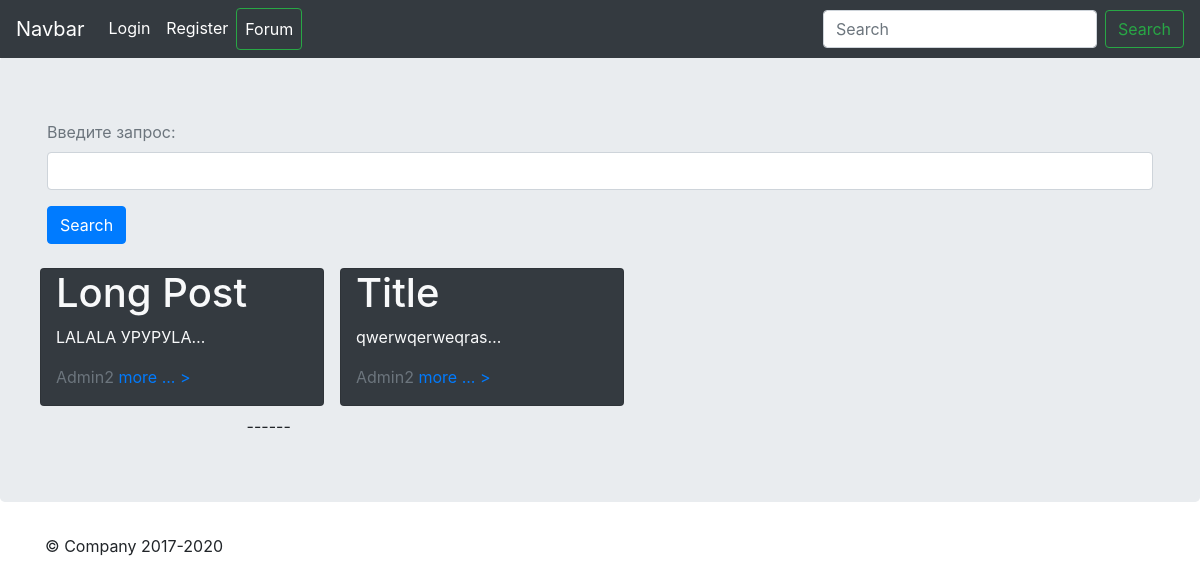
Before: /forum/ with the older database file.
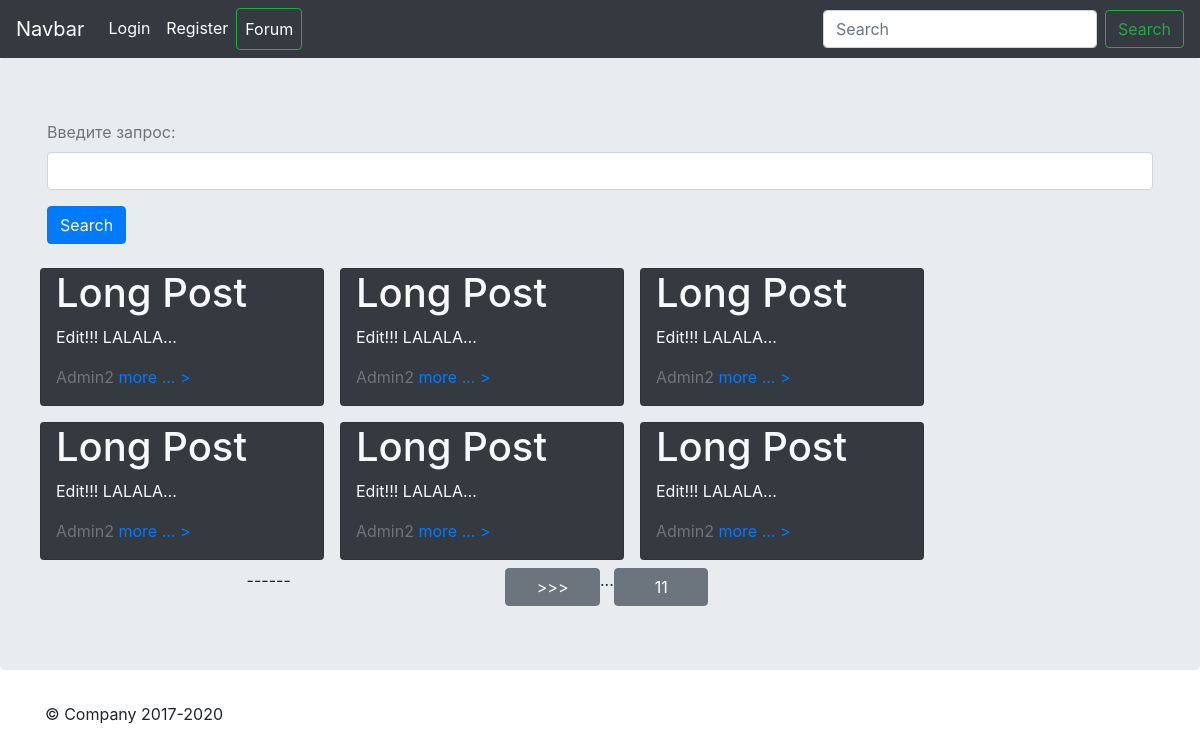
After: the same page with the newer database file.
### forum/models.py (models this page shows, shortened)
class Post(models.Model):
    title = models.CharField(max_length=255)
    content = models.TextField(max_length=2048)
    author = models.ForeignKey(User, on_delete=models.CASCADE, related_name='author')
    image = models.ImageField(
        upload_to='images/',
        null=True,
        blank=True,
        width_field='width_field',
        height_field='height_field'
    )
    height_field = models.IntegerField(default=0)
    width_field = models.IntegerField(default=0)
    timestamp = models.DateTimeField(auto_now=False, auto_now_add=True)
    updated = models.DateTimeField(auto_now=True, auto_now_add=False)
    draft = models.BooleanField(default=False)
    likes = models.ManyToManyField(User, related_name='like_list', null=True, blank=True)
    class Meta:
        ordering = ['-timestamp', '-updated']

### forum/views.py (the view, shortened to what this page needs)
# urls.py: path('', post_list, name='post_list'),
def post_list(request):
    data = {}
    all_posts = Post.objects.all()
    search = request.GET.get('search')
    print(search)
    paginator = Paginator(all_posts, 6)
    page_number = request.GET.get('page')
    page_obj = paginator.get_page(page_number)
    data['page_obj'] = page_obj
    return render(request, 'forum/post_list.html', context=data)

### templates/forum/post_list.html (shortened to what this page needs)
{% extends 'base.html' %}
{% load static %}
{% block content %}
<div class="jumbotron">
    <div class="container">
        <form class="form-group" action="" method="get">
            <label class="text-secondary" for="search">Введите запрос:</label>
            <input class="form-control text-primary" id="search" name="search" type="text">
            <input class="btn btn-primary mt-3" type="submit" value="Search">
        </form>
        <div class="row">
                {% for post in page_obj %}
                    {% if not post.draft or user == post.author   %}
                    <div class="card col-3 m-2 bg-dark text-light">
                        <h1>{{post.title}}</h1>
                        <p>{{ post.content | truncatechars:15}}</p>
                        <p>
                            <span class="text-secondary">{{post.author}}</span>
                            <a href="{% url 'post_details' post.id %}" class="text text-primary">more ... ></a>
                        </p>
                    </div>
                    {% endif %}
             {% endfor %}
            </div>
        <div class="row">
                    <div class="col-5 text-center"> ------ </div>
                    {% if page_obj.has_next %}
                        {% if page_obj.next_page_number  !=  page_obj.paginator.num_pages %}
                            <a href="?page={{page_obj.next_page_number}}&search={{search}}" class="btn btn-secondary col-1"> >>> </a>
                            ...
                        {% endif %}
                        <a href="?page={{page_obj.paginator.num_pages}}&search={{search}}" class="btn btn-secondary col-1"> {{page_obj.paginator.num_pages}} </a>
            {% endif %}
                </div>
    </div>
</div>
{% endblock content %}

Changed rows visible on the page:
no longer on this page (row edited): Post: title "Long Post", content "LALALA УРУРУLA…", author "Admin2"
no longer on this page (row unchanged): Post: title "Title", content "qwerwqerweqras…", author "Admin2"
added Post: title "Long Post", content "Edit!!! LALALA…", author "Admin2"
added Post: title "Long Post", content "Edit!!! LALALA…", author "Admin2"
added Post: title "Long Post", content "Edit!!! LALALA…", author "Admin2"
added Post: title "Long Post", content "Edit!!! LALALA…", author "Admin2"
added Post: title "Long Post", content "Edit!!! LALALA…", author "Admin2"
added Post: title "Long Post", content "Edit!!! LALALA…", author "Admin2"
Other visible differences:
{{ page_obj.paginator.num_pages }}: (not shown) → "11"
